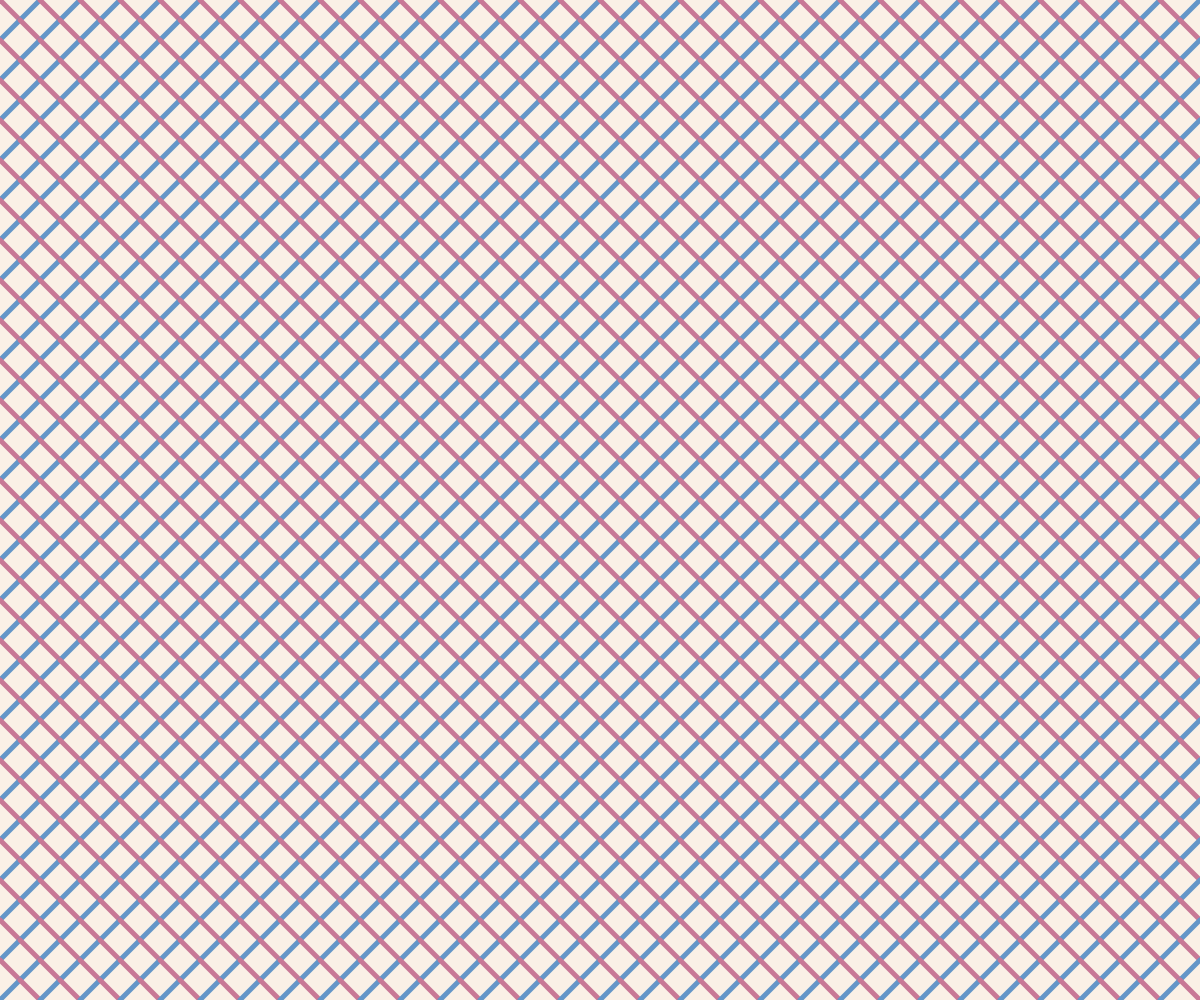
Frame 1 (no input)
Frame 2 (the mouse pressed at the canvas centre, redrawn once): identical to frame 1, image omitted

The p5.js sketch that drew this single still picture (run headless with seeded random() and noise() and a simulated clock; the mouse was pressed at the canvas centre and the sketch redrawn once):

// p5.js sketch
// ── sketch.js
function setup() {
  createCanvas(windowWidth, windowHeight);
  noLoop();
}

function draw() {
  background(250, 240, 230);
  strokeWeight(5);

  for (let y = 0; y < height; y += 20) {
    for (let x = 0; x < width; x += 20) {
      if ((x + y) % 40 == 0) {
        stroke(200, 120, 150);
        line(x, y, x + 20, y + 20);
      } else {
        stroke(100, 150, 200);
        line(x, y + 20, x + 20, y);
      }
    }
  }
}
